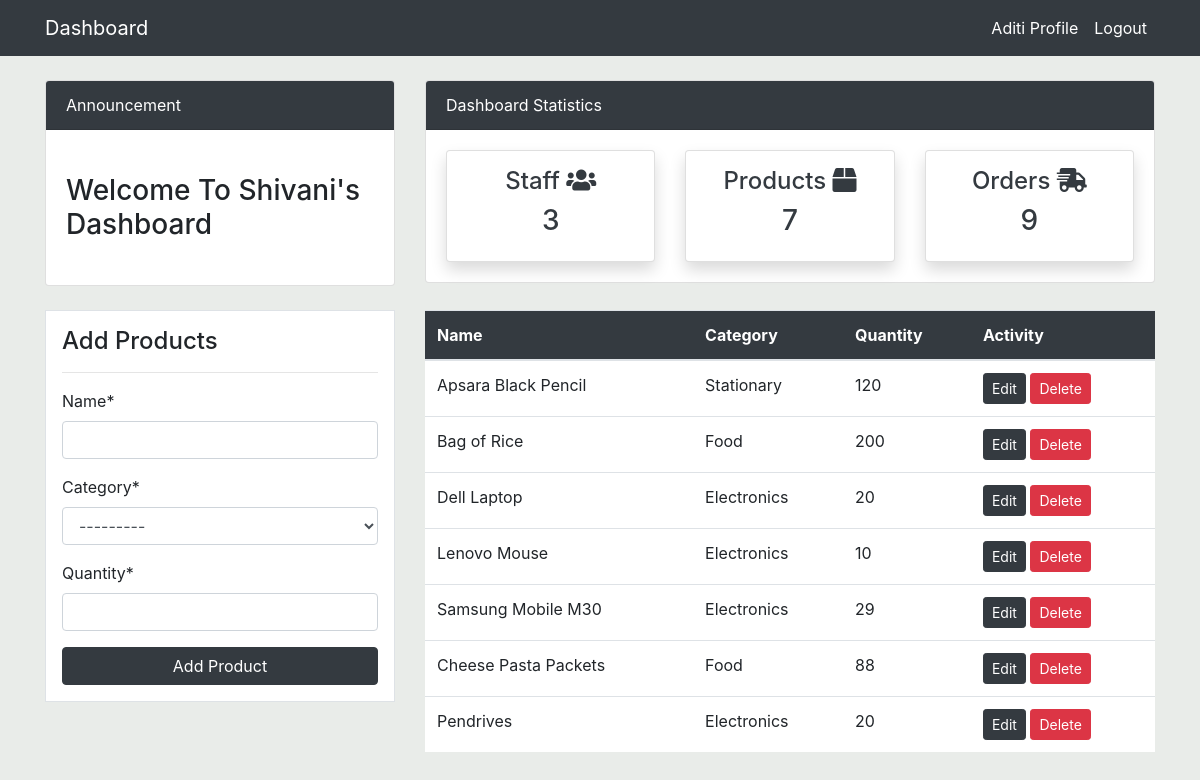
Page /product/ (signed in) on the committed database.
### dashboard/models.py (models this page shows, shortened)
class Product(models.Model):
    name=models.CharField(max_length=100,null=True)
    category=models.CharField(max_length=100,choices=CATEGORY,null=True)
    quantity=models.PositiveIntegerField(null=True)
    class Meta:
        verbose_name_plural='Product'

### dashboard/views.py (the view)
# urls.py: path('product/',views.product,name='dashboard-product'),
@login_required(login_url='user-login')
def product(request):
    items=Product.objects.all()#Using ORM
    workers_count=User.objects.all().count()
    order_count = Order.objects.all().count()
    product_count=items.count()
    if request.method=='POST':
        form=PrdoductForm(request.POST)
        if form.is_valid():
            form.save()
            product_name=form.cleaned_data.get('name')
            messages.success(request,f'{product_name} has been added')
            return redirect('dashboard-product')
    else:
        form=PrdoductForm()
    context={
        'items':items,
        'form':form,
        'workers_count':workers_count,
        'order_count':order_count,
        'product_count':product_count,
    }
    return render(request,'dashboard/product.html',context)

### dashboard/forms.py
class PrdoductForm(forms.ModelForm):
    class Meta:
        model=Product
        fields=['name','category','quantity']

### Templates/dashboard/product.html (shortened to what this page needs)
{% extends 'partials/base.html' %}
{% load crispy_forms_tags %}
{% block content %}
{% include 'partials/topnav.html' %}
<div class="container">
    <div class="row my-4">
        <div class="col-md-4">
            <div class="border bg-white p-3">
                <h4>Add Products</h4>
                <hr>
                <form method="POST">
                    {{ form|crispy }}
                    <input class="btn btn-dark btn-block" type="submit" value="Add Product">
                </form>
            </div>
        </div>
        <div class="col-md-8">
            <table class="table bg-white">
                <thead class="bg-dark">
                    <tr class="text-white">
                        <th scope="col">Name</th>
                        <th scope="col">Category</th>
                        <th scope="col">Quantity</th>
                        <th scope="col">Activity</th>
                    </tr>
                </thead>
                <tbody>
                    {% for item in items %}
                    <tr>
                        <td>{{item.name }}</td>
                        <td>{{item.category}}</td>
                        <td>{{item.quantity}}</td>
                        <td>
                            <a class="btn btn-dark btn-sm" href="{% url 'product-update' item.id%}">Edit</a>
                            <a class="btn btn-danger btn-sm" href="{% url 'product-delete' item.id%}">Delete</a>
                        </td>
                    </tr>
                    {% endfor %}
                </tbody>
            </table>
        </div>
    </div>
</div>
{% endblock %}

### Templates/partials/nav.html (shortened to what this page needs)
<nav class="navbar navbar-expand-lg navbar-light bg-dark">
    {% if user.is_authenticated%}
    <div class="container">
        <a class="navbar-brand text-white" href="{% url 'dashboard-index' %}">Dashboard</a>
        <div class="collapse navbar-collapse" id="navbarSupportedContent">
            <ul class="navbar-nav ml-auto">
                <li class="nav-item active">
                    <a class="nav-link text-white" href="{%url 'user-profile' %}">{{user.username}} Profile
                        <span class="sr-only">(current)</span></a>
                </li>
                <li class="nav-item">
                    <a class="nav-link text-white" href="{% url 'user-logout'%}">Logout</a>
                </li>
            </ul>
            {% endif %}
        </div>
    </div>
</nav>

### Templates/partials/base.html (style rules this page uses)
body { background: rgb(233, 236, 233); }

### rows in the picture
Product: name "Apsara Black Pencil", category "Stationary", quantity "120"
Product: name "Bag of Rice", category "Food", quantity "200"
Product: name "Dell Laptop", category "Electronics", quantity "20"
Product: name "Lenovo Mouse", category "Electronics", quantity "10"
Product: name "Samsung Mobile M30", category "Electronics", quantity "29"
Product: name "Cheese Pasta Packets", category "Food", quantity "88"
Product: name "Pendrives", category "Electronics", quantity "20"

### other values in the picture
{{ user.username }} "Aditi"
{{ workers_count }} "3"
{{ product_count }} "7"
{{ order_count }} "9"
